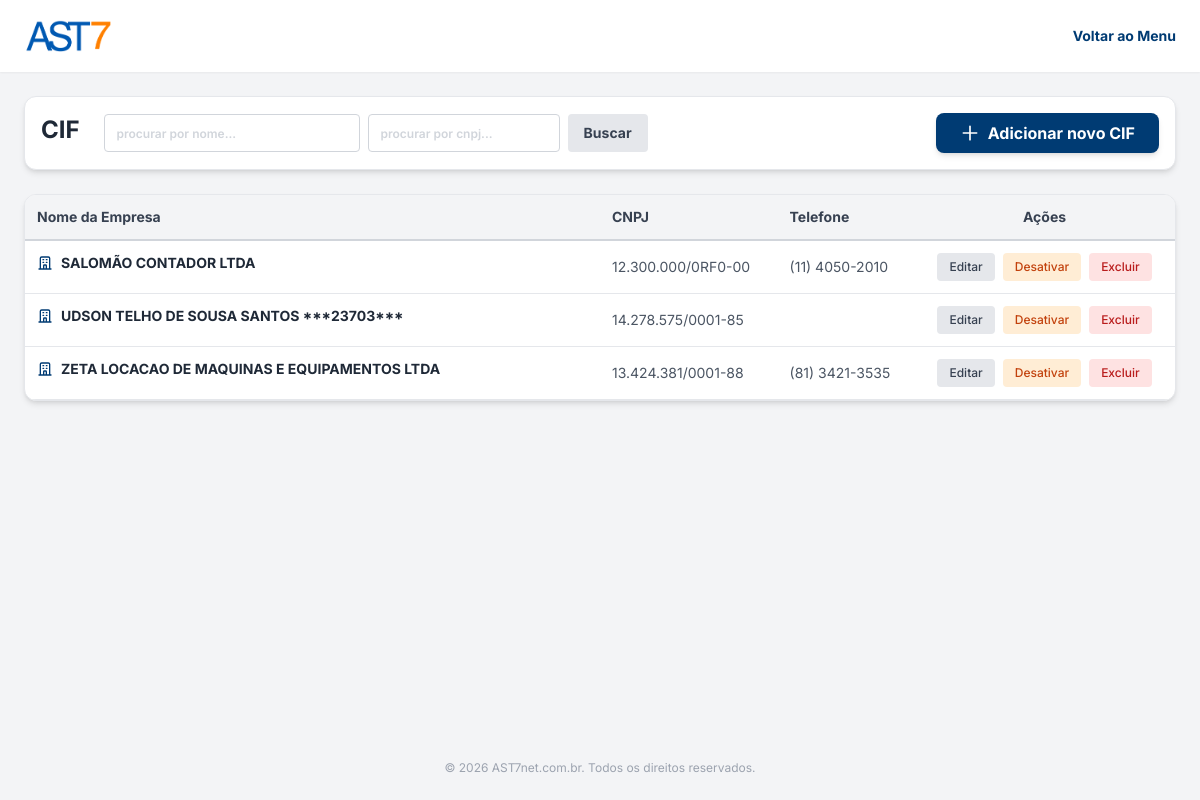
The page /cifs.php (signed in) on the database as committed earlier.
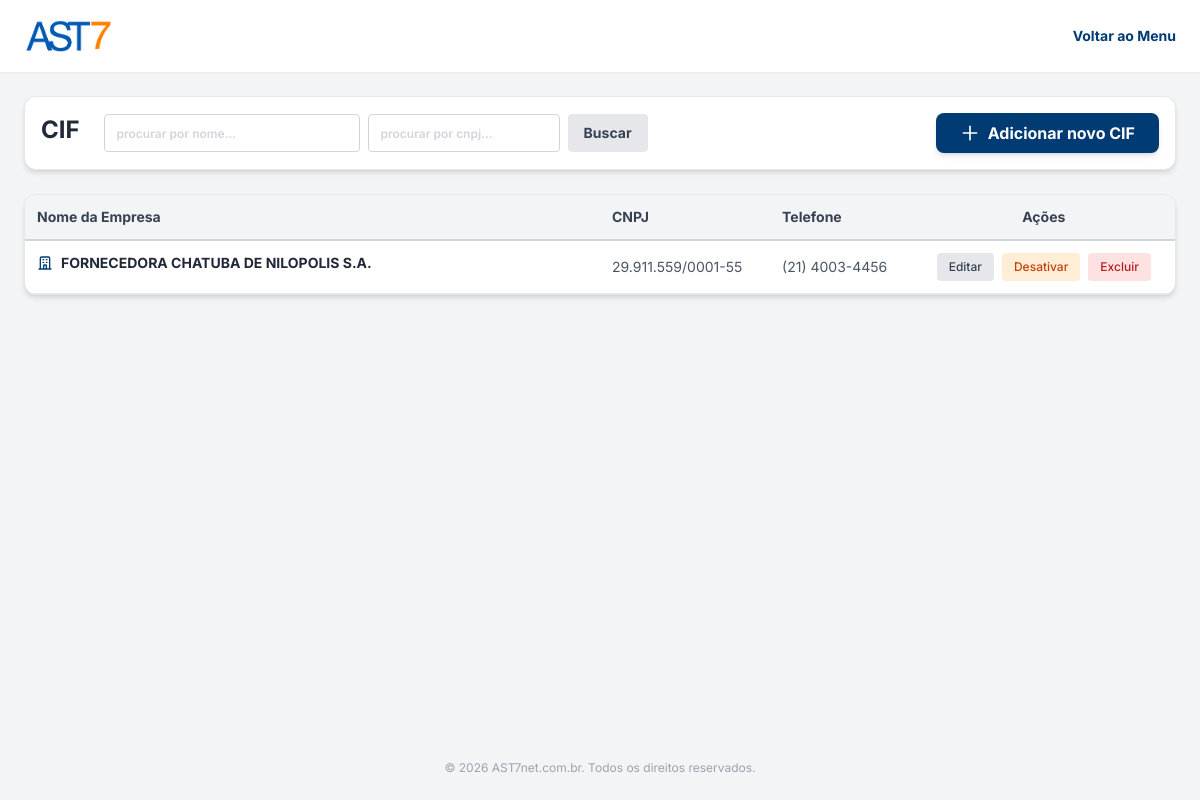
The same page on the database as committed later.
### tables this page shows
CREATE TABLE cifs (
                id INTEGER PRIMARY KEY AUTOINCREMENT,
                razao_social TEXT NOT NULL,
                cpf TEXT,
                cnpj TEXT UNIQUE,
                insc_estadual TEXT,
                endereco TEXT,
                numero TEXT,
                complemento TEXT,
                bairro TEXT,
                cidade TEXT,
                uf TEXT,
                cep TEXT,
                telefone TEXT,
                celular TEXT,
                whatsapp TEXT,
                contato_nome TEXT,
                contato_celular TEXT,
                contato_departamento TEXT,
                contato_ramal TEXT,
                email TEXT,
                email_danfe TEXT,
                observacao TEXT,
                ativo INTEGER DEFAULT 1,
                created_at DATETIME DEFAULT CURRENT_TIMESTAMP
            );

### cifs.php (the view, shortened to what the changed rows need)
<?php
$pdo = Database::getInstance();
$pagina_atual = isset($_GET['page']) && is_numeric($_GET['page']) ? (int)$_GET['page'] : 1;
$limite = 10;
$offset = ($pagina_atual - 1) * $limite;
$sql_where = " WHERE 1=1";
$params = [];
$sql = "SELECT * FROM cifs" . $sql_where . " ORDER BY razao_social ASC LIMIT $limite OFFSET $offset";
$stmt = $pdo->prepare($sql);
$stmt->execute($params);
$cifs = $stmt->fetchAll();
?>
<!DOCTYPE html>
<html lang="pt-BR">
<head>
    <script src="https://cdn.tailwindcss.com"></script>
</head>
<body class="bg-bg-main min-h-screen flex flex-col font-sans text-text-main text-base">
    <main class="flex-grow p-4 md:p-6 max-w-[1400px] mx-auto w-full">
        <div class="bg-white p-4 rounded-xl shadow-md border border-gray-200 mb-6 flex flex-col md:flex-row justify-between items-center gap-4">
            <div class="flex gap-2 w-full md:w-auto">
                <h1 class="text-2xl font-bold text-gray-800 hidden md:block mr-4">CIF</h1>
            </div>
        </div>
        <div class="bg-white rounded-xl shadow-md border border-gray-200 overflow-hidden">
            <div class="overflow-x-auto">
                <table class="w-full text-left border-collapse text-sm">
                    <thead>
                        <tr class="border-b-2 border-gray-300 text-gray-700 bg-gray-100">
                            <th class="py-3 px-3 font-bold w-1/2">Nome da Empresa</th>
                            <th class="py-3 px-3 font-bold">CNPJ</th>
                            <th class="py-3 px-3 font-bold">Telefone</th>
                            <th class="py-3 px-3 font-bold text-center">Ações</th>
                        </tr>
                    </thead>
                    <tbody>
                        <?php foreach($cifs as $c): ?>
                        <tr class="border-b border-gray-200 hover:bg-blue-50 transition-colors <?= $c['ativo'] == 0 ? 'opacity-60 bg-gray-100' : '' ?>">
                            <td class="py-3 px-3 font-bold text-gray-800 flex items-center gap-2">
                                <svg class="w-4 h-4 text-brand-blue" fill="none" stroke="currentColor" viewBox="0 0 24 24"><path stroke-linecap="round" stroke-linejoin="round" stroke-width="2" d="M19 21V5a2 2 0 00-2-2H7a2 2 0 00-2 2v16m14 0h2m-2 0h-5m-9 0H3m2 0h5M9 7h1m-1 4h1m4-4h1m-1 4h1m-5 10v-5a1 1 0 011-1h2a1 1 0 011 1v5m-4 0h4"></path></svg>
                                <?= htmlspecialchars($c['razao_social']) ?>
                            </td>
                            <td class="py-3 px-3 text-gray-600"><?= htmlspecialchars($c['cnpj']) ?></td>
                            <td class="py-3 px-3 text-gray-600"><?= htmlspecialchars($c['telefone']) ?></td>
                            <td class="py-3 px-3">
                                <div class="flex items-center justify-center gap-2">
                                    <a href="cifs.php?edit=<?= $c['id'] ?>" class="bg-gray-200 text-gray-700 hover:bg-gray-300 px-3 py-1.5 rounded transition-colors text-xs font-medium">Editar</a>
                                    <a href="cifs.php?toggle=<?= $c['id'] ?>" class="<?= $c['ativo'] ? 'bg-orange-100 text-orange-700 hover:bg-orange-200' : 'bg-green-100 text-green-700 hover:bg-green-200' ?> px-3 py-1.5 rounded transition-colors text-xs font-medium">
                                        <?= $c['ativo'] ? 'Desativar' : 'Ativar' ?>
                                    </a>
                                    <a href="cifs.php?delete=<?= $c['id'] ?>" onclick="return confirm('Tem certeza que deseja EXCLUIR este CIF?')" class="bg-red-100 text-red-700 hover:bg-red-200 px-3 py-1.5 rounded transition-colors text-xs font-medium">Excluir</a>
                                </div>
                            </td>
                        </tr>
                        <?php endforeach; ?>
                    </tbody>
                </table>
            </div>
        </div>
    </main>
</body>
</html>

Rows that differ between the two databases and show on the page:
removed cifs: razao_social "SALOMÃO CONTADOR LTDA", cnpj "12.300.000/0RF0-00", telefone "(11) 4050-2010", ativo "Desativar"
removed cifs: razao_social "UDSON TELHO DE SOUSA SANTOS ***23703***", cnpj "14.278.575/0001-85", ativo "Desativar"
removed cifs: razao_social "ZETA LOCACAO DE MAQUINAS E EQUIPAMENTOS LTDA", cnpj "13.424.381/0001-88", telefone "(81) 3421-3535", ativo "Desativar"
added cifs: razao_social "FORNECEDORA CHATUBA DE NILOPOLIS S.A.", cnpj "29.911.559/0001-55", telefone "(21) 4003-4456", ativo "Desativar"
